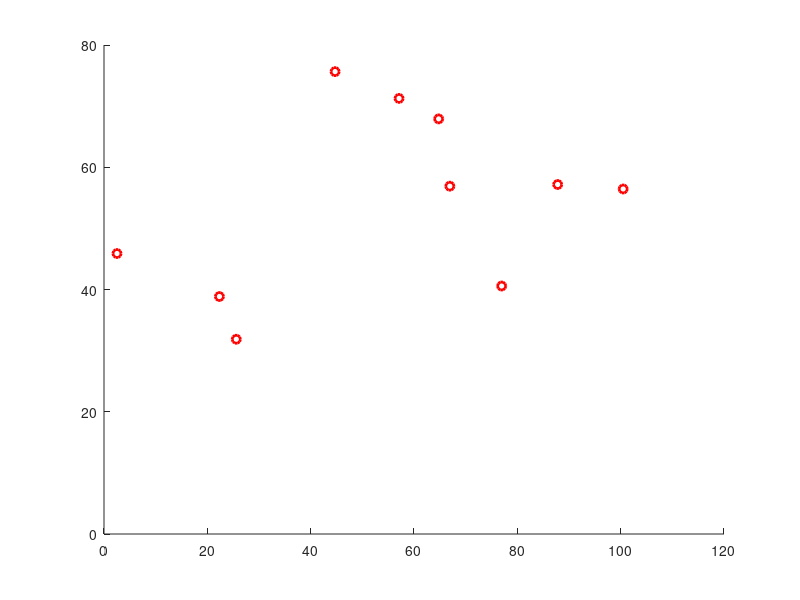

Source code (MATLAB): (Note: this script raises an error after producing the figure.)
close all, clear all, clc;

global M; %number of RSS beacons
global K; %number of TOA beacons
global N; %number of grids;
global R; %communication range of TOA beacons
global Delta; %variance of TOA measurement

global pt; %transmission power of RSS beacons;
global p0; %reference path loss at 1m;
global pvar; % random noise in path loss

global Area; %sensing field;
global RssBeaconCoordinates; %coordinates of RSS beacons
global TOABeaconCoordinates; %coordinates of TOA beacons
global GridSize;
global Map;
global Map_beacon;
global T; %training time (long enough)

M=10;
K=6;
GridSize=1;
Area=[120, 80];
pt=150;
p0=10;
pvar=2;
R=25;
Delta = 0.2;
T=1000; 

N=Area(1)/GridSize*Area(2)/GridSize; % number of training locations;

RssBeaconCoordinates=zeros(M,2); %location of RSS beacons;
% generate Location of Rss Beacons randomly
%
for i=1:1:M
    RssBeaconCoordinates(i,1)=rand*Area(1);
    RssBeaconCoordinates(i,2)=rand*Area(2);
end
%
%generate Location of Rss Beacons uniformly
%{
for i=1:1:M
    if(i>5)
        RssBeaconCoordinates(i,1)=Area(1)/10+Area(1)/5*(i-6);
        RssBeaconCoordinates(i,2)=Area(2)/4;
    else
        RssBeaconCoordinates(i,1)=Area(1)/10+Area(1)/5*(i-1);
        RssBeaconCoordinates(i,2)=Area(2)/4+Area(2)/2;
    end
end
%}
hold on;
plot(RssBeaconCoordinates(:,1), RssBeaconCoordinates(:,2),'ro','linewidth',2);
axis([0,Area(1),0,Area(2)]);

Map_beacon = zeros(M*(M-1)/2 ,T); % record RSS between beacons
Map = zeros(M, N, T); % record RSS between beacons and locations

col=Area(1)/GridSize;
row=Area(2)/GridSize;

%RSS measurements between beacons
Dis=zeros(M,M);
for i=1:M
    for j=1:M
        Dis(i,j)=sqrt((RssBeaconCoordinates(i,1)-RssBeaconCoordinates(j,1))^2+(RssBeaconCoordinates(i,2)-RssBeaconCoordinates(j,2))^2);
        %{
        k=M*(M-1)/2-(10-i)*(11-i)/2+j; % use 2D array to store RSS between beacons 
        for t=1:T
            Map_beacon(k,t)=PropModel(dis); % normrnd in model simulates RSS time variance
        end
        %}
    end
end
%RSS measurements between beacons and locations
%
for i=1:1:col
    for j=1:1:row
        for m=1:1:M
            dis=sqrt(((i-0.5)*GridSize-RssBeaconCoordinates(m,1))^2+((j-0.5)*GridSize-RssBeaconCoordinates(m,2))^2);
            %Dis_location(m,i+(j-1)*col)=dis;
            %transfer 2D into number
            num = location_transfer(i,j,col,row);
            Dis_location(m,num)=dis;
            %Dis_location(m,(i-1)*row+j)=dis;
        end
    end
end
%
%offline training
Y_offline = []; %Y_offline stores the offline training coefficients, i*j th row represents Y_ij
%-----------------------------------------------------------
%Puzzle: each iteration re-calculate Dis(i,j)??????
%-----------------------------------------------------------
for i=1:M
    for j=1:M       
        %calculate A_ij
        A_ij=[];
        Q_ij = [];
        for t=1:T
            rss=[];
            for k=1:M
                if k==i || k==j 
                    %Not include q_ii and q_ij
                else
                    rss=[rss,PropModel(Dis(i,k))];
                end
            end
            rss=[rss,1];
            A_ij=[A_ij;rss];
        end
        %calculate Q_ij
        for t=1:T
            Q_ij = [Q_ij; PropModel(Dis(i,j))];
        end
        Y_ij = inv(A_ij'*A_ij)*A_ij'*Q_ij;  
        %store all offline coefficients in Y_offline, i*jth row represents
        %Y_ij
        if i==j
            Y_ij =zeros(9,1);
        end
        Y_offline = [Y_offline;Y_ij'];
    end
end
%-----------------------------------------------------------        

%by a short time, get alpha(X_begin) for location with R_li and Q_li
T_train = 10;
X_begin = zeros(M,M*N);
for i=1:M
    Q_i = [];
    %get matrix Q for beacon i until time T_train
    Q_i = Get_Qi(Dis,i,T_train);
    for l=1:N
        R_li = [];
        %get a time sequence R_li
        for t=1:T_train
            temp = PropModel(Dis_location(i,l));
            R_li = [R_li;temp];
        end
        % cal matrix alpha
        alpha = [];
        alpha = inv(Q_i'*Q_i)*Q_i'*R_li;
        X_begin(:,(l-1)*M+i) = alpha;
    end
end

save beacon_setup.mat